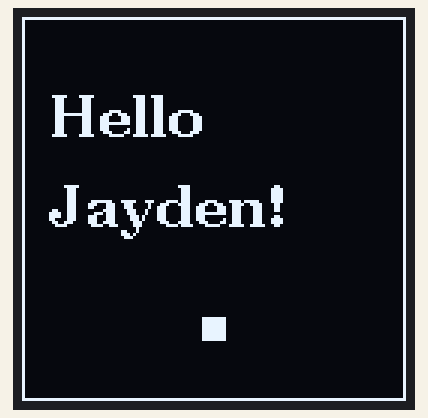
A sketch run on a simulated ESP32. On the bench: 128×128 one-colour display. What the sketch prints to the serial monitor is not drawn.

Above: at 1.2 s.
At 1.7 s:
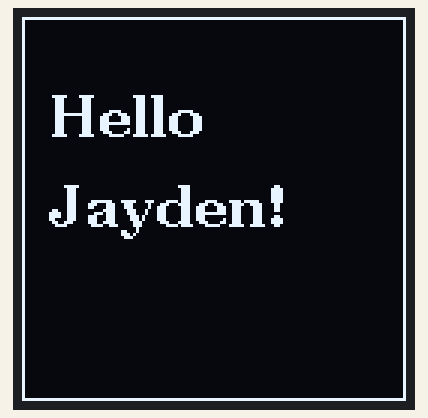

Measured:
- what the display in image 0 shows lasts 0.6 s, from 1.1 s to 1.7 s

The sketch:

holocube_single-test.ino
```cpp
// Surenoo SOG128128A_P112 1.12" transparent OLED (SH1107G, 4-wire SPI, external VPP)
// ESP32 DevKit V1 (30-pin) + u8g2
//
// Proven-working constructor for this exact panel (upir / sjm4306 project):
//   U8G2_SH1107_PIMORONI_128X128_x_4W_HW_SPI
//
// ---------------- WIRING (single-panel bring-up) ----------------
// Panel FPC pin -> signal -> ESP32
//  1  VSS    -> GND (common with VPP supply ground AND USB ground!)
//  2  SI     -> GPIO23 (VSPI MOSI)
//  3  SCL    -> GPIO18 (VSPI SCK)
//  4  A0/DC  -> GPIO16 (RX2) (any GPIO; can be SHARED by all 8 panels later)
//  5  RES    -> GPIO4  (MUST be a GPIO - do NOT tie to ESP32 EN pin)
//  6  CS     -> GPIO17 (TX2) (unique per panel)
//  7  IREF   -> 1M 1% resistor to GND
//  8  VDD    -> 3.3V (ESP32 3V3), 1uF ceramic to GND at the pin
//  9  VSS    -> GND
// 10  VCOMH  -> 4.7uF (>=25V) to GND  (cap only, nothing else)
// 11  VPP    -> +13.5V REGULATED (7..16.5V operating, 17V ABS MAX),
//               4.7uF (>=25V) to GND at the pin
// 12  VSS    -> GND
//
// Power-up order (datasheet p.15): VDD+VPP on while RES held low >=10us,
// then RES high, init, 0xAF. u8g2 handles this if RES is on a GPIO.
// Power-down: display off / VPP off first, then VDD (~100ms later).
// -----------------------------------------------------------------


#include <U8g2lib.h>
#include <SPI.h>


#define PIN_CS   13
#define PIN_DC   21
#define PIN_RST  19


// Full framebuffer (2KB) - fine on ESP32
U8G2_SH1107_PIMORONI_128X128_F_4W_HW_SPI u8g2(U8G2_R0, PIN_CS, PIN_DC, PIN_RST);


void setup() {
  Serial.begin(115200);


  Serial.println("Pre-delay boot");
  delay(1000);
  Serial.println("Post-delay boot");


  u8g2.begin();                 // resets panel, sends SH1107 init, display on


  // Belt-and-braces for a bare panel with EXTERNAL VPP:
  // DC-DC Control Mode Set (0xAD) + 0x8A = internal DC-DC OFF.
  // (POR default 0x8B = DC-DC on; panel has no AVDD bonded out, and the
  //  upir board works without this, but external-VPP mode is the spec'd config.)
  u8g2.sendF("ca", 0xAD, 0x8A);


  u8g2.setContrast(0xA2);       // datasheet "normal mode" contrast setting


  u8g2.clearBuffer();
  u8g2.setFont(u8g2_font_ncenB14_tr);
  u8g2.drawStr(10, 40, "Hello");
  u8g2.drawStr(10, 70, "Jayden!");
  u8g2.drawFrame(0, 0, 128, 128);   // border = quick check of size/offset
  u8g2.sendBuffer();


  Serial.println("Init done - panel should be lit.");
}


void loop() {
  // blink a pixel so you can tell the loop is alive
  static bool on = false;
  on = !on;
  u8g2.setDrawColor(on ? 1 : 0);
  u8g2.drawBox(60, 100, 8, 8);
  u8g2.sendBuffer();
  delay(500);
}


// void setup() {
//   Serial.begin(115200);


//   Serial.println("Pre-delay boot");
//   delay(5000);
//   Serial.println("Post-delay boot");

//   smoke_test();
// }


// void loop() {

// }


// /* ---------------- MINIMAL HARDWARE SMOKE TEST ----------------
//    If u8g2 shows nothing, replace setup()/loop() with this. It only
//    pulses RES and sends DISPLAY ON (0xAF). With VDD+VPP present and a
//    good FPC connection, the panel MUST show random pixels/speckle
//    (RAM is uninitialized). If it stays fully dark, the problem is
//    hardware: FPC orientation/pin order, VPP, RES, or ground.
// */


// void smoke_test() {
//   pinMode(PIN_CS, OUTPUT); pinMode(PIN_DC, OUTPUT); pinMode(PIN_RST, OUTPUT);
//   SPI.begin(18, -1, 23, PIN_CS);
//   digitalWrite(PIN_RST, LOW);  delay(100);   // reset pulse
//   digitalWrite(PIN_RST, HIGH); delay(100);
//   SPI.beginTransaction(SPISettings(1000000, MSBFIRST, SPI_MODE0));
//   digitalWrite(PIN_DC, LOW);   // command mode
//   digitalWrite(PIN_CS, LOW);
//   SPI.transfer(0xAD); SPI.transfer(0x8A);  // DC-DC off (external VPP)
//   SPI.transfer(0x81); SPI.transfer(0xFF);  // Set Contrast Control command to max
//   SPI.transfer(0xA5);                      // entire display ON (all pixels)
//   SPI.transfer(0xAF);                      // display on
//   digitalWrite(PIN_CS, HIGH);
//   SPI.endTransaction();
//   // 0xA5 forces ALL pixels on regardless of RAM -> whole panel glows.
// }
```
